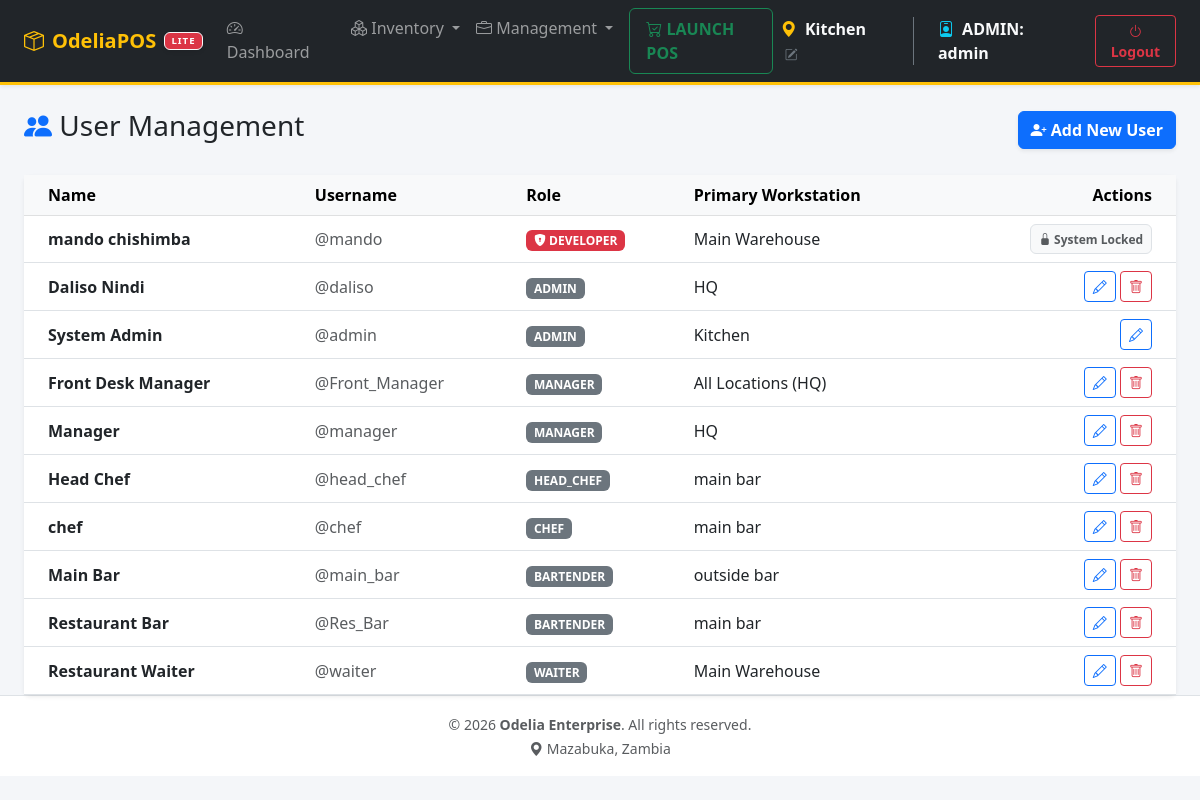
The page /index.php?page=users (signed in) on the database as committed earlier.
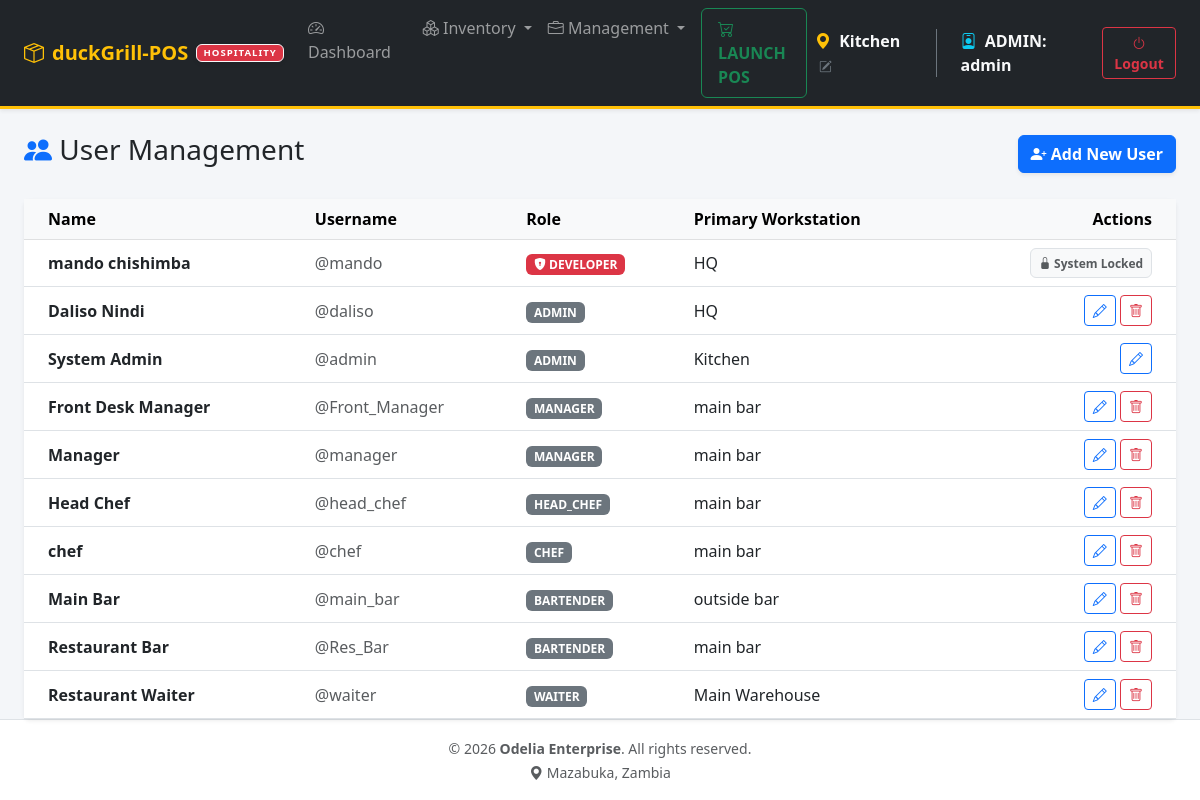
The same page on the database as committed later.
### tables this page shows
CREATE TABLE `users` (
  `id` int NOT NULL AUTO_INCREMENT,
  `username` varchar(50) NOT NULL,
  `full_name` varchar(100) DEFAULT NULL,
  `password_hash` varchar(255) NOT NULL,
  `role` enum('admin','shopkeeper','manager','cashier','dev','chef','waiter','head_chef','bartender') NOT NULL DEFAULT 'cashier',
  `location_id` int DEFAULT NULL,
  `created_at` timestamp NULL DEFAULT CURRENT_TIMESTAMP,
  `force_password_change` tinyint(1) DEFAULT '0',
  `is_active` tinyint(1) DEFAULT '1',
  PRIMARY KEY (`id`),
  UNIQUE KEY `username` (`username`),
  KEY `location_id` (`location_id`),
  CONSTRAINT `users_ibfk_1` FOREIGN KEY (`location_id`) REFERENCES `locations` (`id`) ON DELETE SET NULL
);

CREATE TABLE `locations` (
  `id` int NOT NULL AUTO_INCREMENT,
  `name` varchar(50) NOT NULL,
  `type` enum('store','kitchen','bar','warehouse') NOT NULL DEFAULT 'store',
  `can_sell` tinyint(1) DEFAULT '1',
  `can_receive_from_vendor` tinyint(1) DEFAULT '0',
  `address` text,
  `phone` varchar(50) DEFAULT '555-0000',
  PRIMARY KEY (`id`)
);

### src/users.php (called while the page is built, shortened)
<?php
$users = $pdo->query("
    SELECT u.id, u.username, u.full_name, u.role, u.location_id, l.name as location_name
    FROM users u
    LEFT JOIN locations l ON u.location_id = l.id
    WHERE COALESCE(u.is_active, 1) = 1
    ORDER BY FIELD(u.role, 'dev', 'admin', 'manager', 'head_chef', 'chef', 'bartender', 'waiter', 'cashier'), u.full_name ASC
")->fetchAll(PDO::FETCH_ASSOC);
?>

### templates/users.php (the view, shortened to what the changed rows need)
<div class="card shadow-sm border-0">
    <div class="card-body p-0 table-responsive">
        <table class="table table-hover align-middle mb-0">
            <thead class="table-light">
                <tr>
                    <th class="ps-4">Name</th>
                    <th>Username</th>
                    <th>Role</th>
                    <th>Primary Workstation</th>
                    <th class="text-end pe-4">Actions</th>
                </tr>
            </thead>
            <tbody>
                <?php foreach($users as $u): ?>
                <tr>
                    <td class="ps-4 fw-bold text-dark"><?= htmlspecialchars($u['full_name']) ?></td>
                    <td class="text-muted">@<?= htmlspecialchars($u['username']) ?></td>
                    <td>
                        <?php if($u['role'] === 'dev'): ?>
                            <span class="badge bg-danger text-uppercase"><i class="bi bi-shield-lock-fill"></i> Developer</span>
                        <?php else: ?>
                            <span class="badge bg-secondary text-uppercase"><?= htmlspecialchars($u['role']) ?></span>
                        <?php endif; ?>
                    </td>
                    <td><?= htmlspecialchars($u['location_name'] ?? 'All Locations (HQ)') ?></td>
                    <td class="text-end pe-4">
                        <?php if ($u['role'] === 'dev'): ?>
                            <?php if ($_SESSION['role'] === 'dev'): ?>
                                <button class="btn btn-sm btn-outline-primary" onclick='editUser(<?= json_encode($u) ?>)'><i class="bi bi-pencil"></i> Edit Profile</button>
                            <?php else: ?>
                                <span class="badge bg-light text-muted border py-2"><i class="bi bi-lock-fill"></i> System Locked</span>
                            <?php endif; ?>
                        <?php else: ?>
                            <button class="btn btn-sm btn-outline-primary" onclick='editUser(<?= json_encode($u) ?>)'><i class="bi bi-pencil"></i></button>
                            <?php if ($u['id'] !== $_SESSION['user_id']): ?>
                            <form method="POST" class="d-inline" onsubmit="return confirm('WARNING: Are you sure you want to permanently delete this user?');">
                                <button class="btn btn-sm btn-outline-danger"><i class="bi bi-trash"></i></button>
                            </form>
                            <?php endif; ?>
                        <?php endif; ?>
                    </td>
                </tr>
                <?php endforeach; ?>
            </tbody>
        </table>
    </div>
</div>

### templates/header.php (shortened to what the changed rows need)
<!DOCTYPE html>
<html lang="en">
<head>
    <link href="https://cdn.jsdelivr.net/npm/bootstrap@5.3.0/dist/css/bootstrap.min.css" rel="stylesheet">
    <link rel="stylesheet" href="https://cdnjs.cloudflare.com/ajax/libs/bootstrap-icons/1.10.5/font/bootstrap-icons.min.css">
</head>
<body>
<?php
$role = $_SESSION['role'] ?? 'cashier';
$tier = defined('LICENSE_TIER') ? LICENSE_TIER : 'lite';
$isEmbedded = isset($_GET['embedded']) && $_GET['embedded'] == '1';
?>
<?php if (!$isEmbedded): ?>
<nav class="navbar navbar-expand-lg navbar-dark bg-dark border-bottom border-warning border-3 shadow-sm mb-4">
    <div class="container-fluid px-4">
        <a class="navbar-brand fw-bold text-warning d-flex align-items-center" href="index.php">
            <i class="bi bi-box-seam me-2"></i> <?= htmlspecialchars(APP_NAME ?? 'OdeliaPOS') ?>
            <span class="badge bg-danger ms-2 border border-light shadow-sm" style="font-size: 0.6rem; vertical-align: middle; letter-spacing: 1px;"><?= strtoupper($tier) ?></span>
        </a>
        <div class="collapse navbar-collapse" id="topNav">
        <?php if(in_array($role, ['admin', 'manager', 'dev'])): ?>
            <ul class="navbar-nav me-auto mb-2 mb-lg-0">
                <li class="nav-item">
                    <a class="nav-link" href="index.php?page=dashboard"><i class="bi bi-speedometer2"></i> Dashboard</a>
                </li>
                <li class="nav-item dropdown ms-3">
                    <a class="nav-link dropdown-toggle" href="#" id="invDropdown" role="button" data-bs-toggle="dropdown">
                        <i class="bi bi-boxes"></i> Inventory
                    </a>
                </li>
                <li class="nav-item dropdown">
                    <a class="nav-link dropdown-toggle" href="#" id="mgmtDropdown" role="button" data-bs-toggle="dropdown">
                        <i class="bi bi-briefcase"></i> Management
                    </a>
                </li>
                <li class="nav-item ms-2">
                    <a class="nav-link fw-bold text-success border border-success rounded px-3" href="index.php?page=pos"><i class="bi bi-cart-check"></i> LAUNCH POS</a>
                </li>
            </ul>
        <?php endif; ?>
            <div class="d-flex align-items-center ms-auto">
                <span class="text-light me-4 fw-bold p-2 hover-location" style="cursor:pointer; transition:0.2s;" data-bs-toggle="modal" data-bs-target="#globalLocationModal" title="Change Workstation">
                    <i class="bi bi-geo-alt-fill text-warning me-1"></i> <?= htmlspecialchars($_SESSION['location_name'] ?? 'HQ') ?>
                    <i class="bi bi-pencil-square text-secondary ms-1" style="font-size:0.8em;"></i>
                </span>
                <span class="text-light me-4 fw-bold border-start border-secondary ps-4">
                    <i class="bi bi-person-badge text-info me-1"></i> <?= htmlspecialchars(strtoupper($role)) ?>: <?= htmlspecialchars($_SESSION['username'] ?? '') ?>
                </span>
                <a href="index.php?action=logout" class="btn btn-outline-danger btn-sm fw-bold"><i class="bi bi-power"></i> Logout</a>
            </div>
        </div>
    </div>
</nav>
<div class="container-fluid px-4">
<?php else: ?>
<div class="container-fluid p-2 pt-3">
<?php endif; ?>

Rows that differ between the two databases and show on the page:
changed users "mando chishimba": location.name "Main Warehouse" → "HQ"
changed users "Front Desk Manager": location.name "All Locations (HQ)" → "main bar"
changed users "Manager": location.name "HQ" → "main bar"
Other text that changed with them:
APP_NAME: "OdeliaPOS" → "duckGrill-POS"
$tier: "LITE" → "HOSPITALITY"
